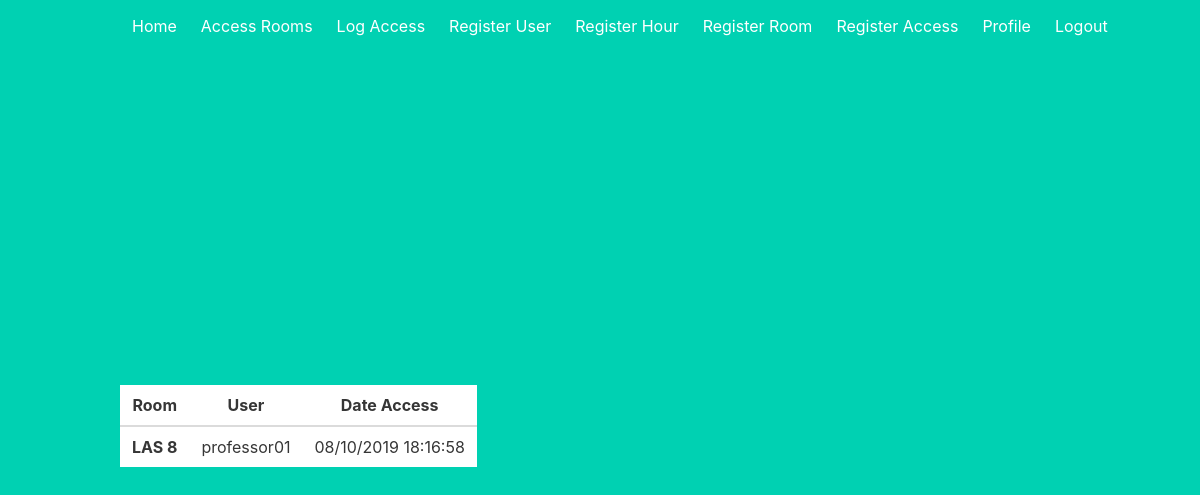
/logaccess (signed in), run on the app's committed database.
### models.py (models this page shows, shortened)
class LogAccess(db.Model):
    id = db.Column(db.Integer,primary_key=True)
    room_id = db.Column(db.Integer)
    user_id = db.Column(db.Integer)
    date_access = db.Column(db.String(200))

class Room(db.Model):
    id = db.Column(db.Integer,primary_key=True)
    room = db.Column(db.String(200))

class User(UserMixin, db.Model):
    id = db.Column(db.Integer, primary_key=True)
    email = db.Column(db.String(100), unique=True)
    password = db.Column(db.String(100))
    name = db.Column(db.String(1000))
    num_university = db.Column(db.Integer)
    access_permission = db.Column(db.Boolean)
    dt_start_access =  db.Column(db.String(200))
    dt_end_access = db.Column(db.String(200))
    roles = db.relationship('Role', secondary='user_roles',
            backref=db.backref('users', lazy='dynamic'))
    def has_role(self, list_roles):
        return any(role.name for role in self.roles if role.name in list_roles)

### auth.py (the view)
@auth.route('/logaccess')
@login_required
def logaccess():
    logaccess = db.session.query(LogAccess, Room, User
    ).join(Room, Room.id == LogAccess.room_id
    ).join(User, User.id == LogAccess.user_id
    ).all()
    print(logaccess)
    return render_template('logaccess.html', logaccess=logaccess)

### __init__.py (called while the page is built)
def create_app():
    app = Flask(__name__)
    app.config['SECRET_KEY'] = 'thisismysecretkeydonotstealit'
    app.config['SQLALCHEMY_DATABASE_URI'] = 'sqlite:///db.sqlite3'
    db.init_app(app)
    def check_role():
        return str('bool_role')
    app.jinja_env.filters['check_role'] = check_role
    login_manager = LoginManager()
    login_manager.login_view = 'auth.login'
    login_manager.init_app(app)
    from .models import User
    @login_manager.user_loader
    def load_user(user_id):
        return User.query.get(int(user_id))
    from .auth import auth as auth_blueprint
    app.register_blueprint(auth_blueprint)
    from .main import main as main_blueprint
    app.register_blueprint(main_blueprint)
    return app

### templates/logaccess.html
{% extends 'base.html' %}
{% block content %}
    <div class="flight-container" style="overflow: auto; max-height: 80vh">
        <div class="table-responsive">
            <table class="table" id="logaccess">
                <thead>
                    <tr>
                        <th scope="col">Room</th>
                        <th scope="col">User</th>
                        <th scope="col">Date Access</th>
                    </tr>
                </thead>
                <tbody>
                    {% for tt in logaccess %}
                        <tr id={{ tt[0].id }}>
                            <th scope="row">{{ tt[1].room }}</th>
                            <td> {{ tt[2].name }} </td>
                            <td> {{ tt[0].date_access }} </td>
                        </tr>
                    {% endfor %}
                </tbody>
            </table>
        </div>
    </div>
{% endblock %}

### data on the page
LogAccess: room "LAS 8", name "professor01", date_access "08/10/2019 18:16:58"
